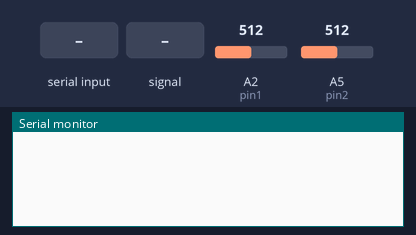
This sketch was run on a simulated Arduino Uno, built with avr-gcc and run on an emulated ATmega328P. On the bench: the last lines printed to the serial monitor. Inputs (shaded band) come from the test bench; at power-on: A5 (pin2) = 512, A2 (pin1) = 512.

Above: at 1.2 s.
1.3 s: "ON" received over the second serial link
2.8 s: A2 (pin1) fed a 200 Hz sine of ±81 counts around its level
At 2.8 s:
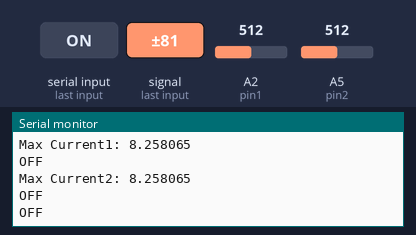
5.4 s: A5 (pin2) fed a 200 Hz sine of ±81 counts around its level
14.5 s: A5 (pin2) set to 900
At 14.5 s:
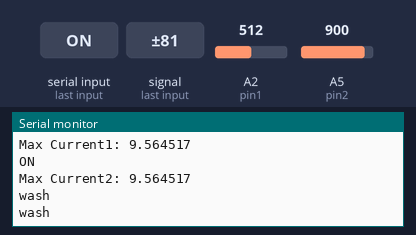
16.0 s: A2 (pin1) set to 900
At 17.8 s:
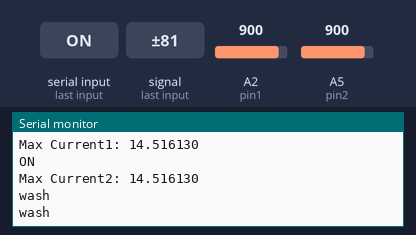
30.0 s: A2 (pin1) set to 0
Timing chart, 0 to 32.5 s (numbered marks = the images above; inputs shaded):
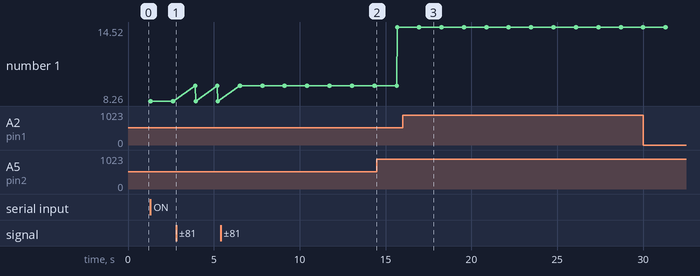

Measured:
- after the input at 16.0 s, the serial monitor: prints a new line after 0.95 s (image 3)
- plotted number 1: 9.56 → 14.52 after the input at 14.5 s

The sketch:

Final_Arduino_Code.ino
```cpp
#include<SoftwareSerial.h>
SoftwareSerial s(5,6);

void setup()
{
  analogReference(INTERNAL);
  Serial.begin(9600);
  s.begin(9600);
}

int pin1 = A2,pin2 = A5;
int numSamples = 4000;
float in;
int timecount=0;

int currzerocount1=181;
int currzerocount2 = 181;

int numnonzero1 = 0,numnonzero2 = 0;
int timefor_nonzero = 0;

String State1 = "OFF";
String State2 = "OFF";

int whichcycle=1;

void SendUART(int whichcycle,String State,float maxcurrent,char* stage)
{
  if(s.available()>0)
  {
    s.print(whichcycle);
    if(State == "ON")
      s.print(1);
    else
      s.print(0);

    if(stage == "OFF")
      s.print(0);
    else if(stage == "soak")
      s.print(1);
    else if(stage == "wash")
      s.print(2);
    else if(stage == "wash_end")
      s.print(3);
    else if(stage == "rinse")
      s.print(4);
    else if(stage == "rinse_end")
      s.print(5);
    else
      s.print(6);

    s.print(maxcurrent,6);

    Serial.println("sent");
  }
  else
  {
    Serial.println("Device Not available");
  }
}

char* currstage1 = "OFF";
int K=30,index1=0;
float* stats1 = (float*)calloc(K,sizeof(float));
float currmean1 = 0,currex21=0;

float currstddev1 = 0;

char* currstage2 = "OFF";
int index2=0;
float* stats2 = (float*)calloc(K,sizeof(float));
float currmean2 = 0,currex22=0;

float currstddev2 = 0;

void changestage(int which)
{
  if(which==1)
  {
    if(currstage1 == "soak")
      currstage1 = "wash";
    else if(currstage1 == "wash")
      currstage1 = "wash_end";
    else if(currstage1=="wash_end")
      currstage1 = "rinse";
    else if(currstage1 == "rinse")
      currstage1 = "rinse_end";
    else if(currstage1 == "rinse_end")
      currstage1 = "spin";
    else currstage1 = "soak";
  }
  else
  {
    if(currstage2 == "soak")
      currstage2 = "wash";
    else if(currstage2 == "wash")
      currstage2 = "wash_end";
    else if(currstage2=="wash_end")
      currstage2 = "rinse";
    else if(currstage2 == "rinse")
      currstage2 = "rinse_end";
    else if(currstage2 == "rinse_end")
      currstage2 = "spin";
    else currstage2 = "soak";
  }
}

float updatestats(float point1,float point2)
{
  float prev = stats1[index1];
  stats1[index1] = point1;

  currmean1 = (currmean1*K + point1 - prev)/K;
  currex21 = (currex21*K + point1*point1 - prev*prev)/K;

  index1= (index1+1)%K;

  prev = stats2[index2];
  stats2[index2] = point2;

  currmean2 = (currmean2*K + point2 - prev)/K;
  currex22 = (currex22*K + point2*point2 - prev*prev)/K;

  index2= (index2+1)%K;
}

int OFFcount1 = 0,OFFcount2=0;

void detectstage(float point1,float point2)
{
  updatestats(point1,point2);
  currstddev1 = sqrt(currex21 - currmean1*currmean1);

  if(State1 == "ON")OFFcount1=0;
  if(State1 == "OFF")
  {
    if(OFFcount1 <=10)OFFcount1++;
    else currstage1 = "OFF";
  }
  else if(currstage1 == "OFF" && currmean1>0)changestage(1);
  else if(currstage1 == "soak" && currmean1>3)changestage(1);
  else if(currstage1 == "wash" && currmean1>0.75 && currmean1<2.5 && currstddev1 < 1)changestage(1);
  else if(currstage1 == "wash_end" && currmean1<0.5)changestage(1);
  else if(currstage1 == "rinse" && currmean1>0.75 && currmean1<2.5 && currstddev1 < 1)changestage(1);
  else if(currstage1 == "rinse_end" && currmean1<0.5)changestage(1);

  // Serial.println(currmean1);
  // Serial.println(currex21);

  currstddev2 = sqrt(currex22 - currmean2*currmean2);

  if(State2 == "ON")OFFcount2=0;
  if(State2 == "OFF")
  {
    if(OFFcount2 <=10)OFFcount2++;
    else currstage2 = "OFF";
  }
  else if(currstage2 == "OFF" && currmean2>0)changestage(2);
  else if(currstage2 == "soak" && currmean2>3.3)changestage(2);
  else if(currstage2 == "wash" && currmean2>0.75 && currmean2<2.5 && currstddev2 < 1)changestage(2);
  else if(currstage2 == "wash_end" && currmean2<0.5)changestage(2);
  else if(currstage2 == "rinse" && currmean2>0.75 && currmean2<2.5 && currstddev2 < 1)changestage(2);
  else if(currstage2 == "rinse_end" && currmean2<0.5)changestage(2);
}

void loop()
{
  float maxcurrent1 = 0;
  float maxcurrent2 = 0;

  for(int i=0;i<numSamples;i++)
  {
      in = analogRead(pin1);
      float inst_curr = ((in * 1.1 * 15)/1023);

      if(inst_curr>maxcurrent1)maxcurrent1 = inst_curr;

      in = analogRead(pin2);
      inst_curr = ((in * 1.1 * 15)/1023);
      if(inst_curr>maxcurrent2)maxcurrent2 = inst_curr;
  }

  if(maxcurrent1==0 && currzerocount1<=180)currzerocount1++;
  else if(maxcurrent1>0)
  {
    if(numnonzero1 < 2)
    {
      numnonzero1++;
    }
    else
    {
      numnonzero1=0;
      currzerocount1=0;
    }
  }

  if(maxcurrent2==0 && currzerocount2<=180)currzerocount2++;
  else if(maxcurrent2>0)
  {
    if(numnonzero2 < 2)
    {
      numnonzero2++;
    }
    else
    {
      numnonzero2=0;
      currzerocount2=0;
    }
  }

  if(currzerocount1>180)
  {
    State1 = "OFF";
  }
  else
  {
    State1 = "ON";
  }

  if(currzerocount2>180)
  {
    State2 = "OFF";
  }
  else
  {
    State2 = "ON";
  }

  // Serial.println(numnonzero1);
  // Serial.println(currzerocount1);
  // Serial.println(numnonzero2);
  // Serial.println(currzerocount2);

  timecount++;
  timefor_nonzero++;

  if(timefor_nonzero >= 300)
  {
    timefor_nonzero = 0;
    numnonzero1 = 0;
    numnonzero2 = 0;
  }

  if(timecount >=10)
  {
    timecount = 0;

    if(whichcycle == 1)
    {
      SendUART(whichcycle,State1,maxcurrent1,currstage1);
      whichcycle = 2;
    }
    else
    {
      SendUART(whichcycle,State2,maxcurrent2,currstage2);
      whichcycle = 1;
    }
  }

  Serial.println(State1);

  Serial.print("Max Current1: ");
  Serial.println(maxcurrent1,6);

  Serial.println(State2);

  Serial.print("Max Current2: ");
  Serial.println(maxcurrent2,6);

  detectstage(maxcurrent1,maxcurrent2);

  Serial.println(currstage1);
  Serial.println(currstage2);
}
```
